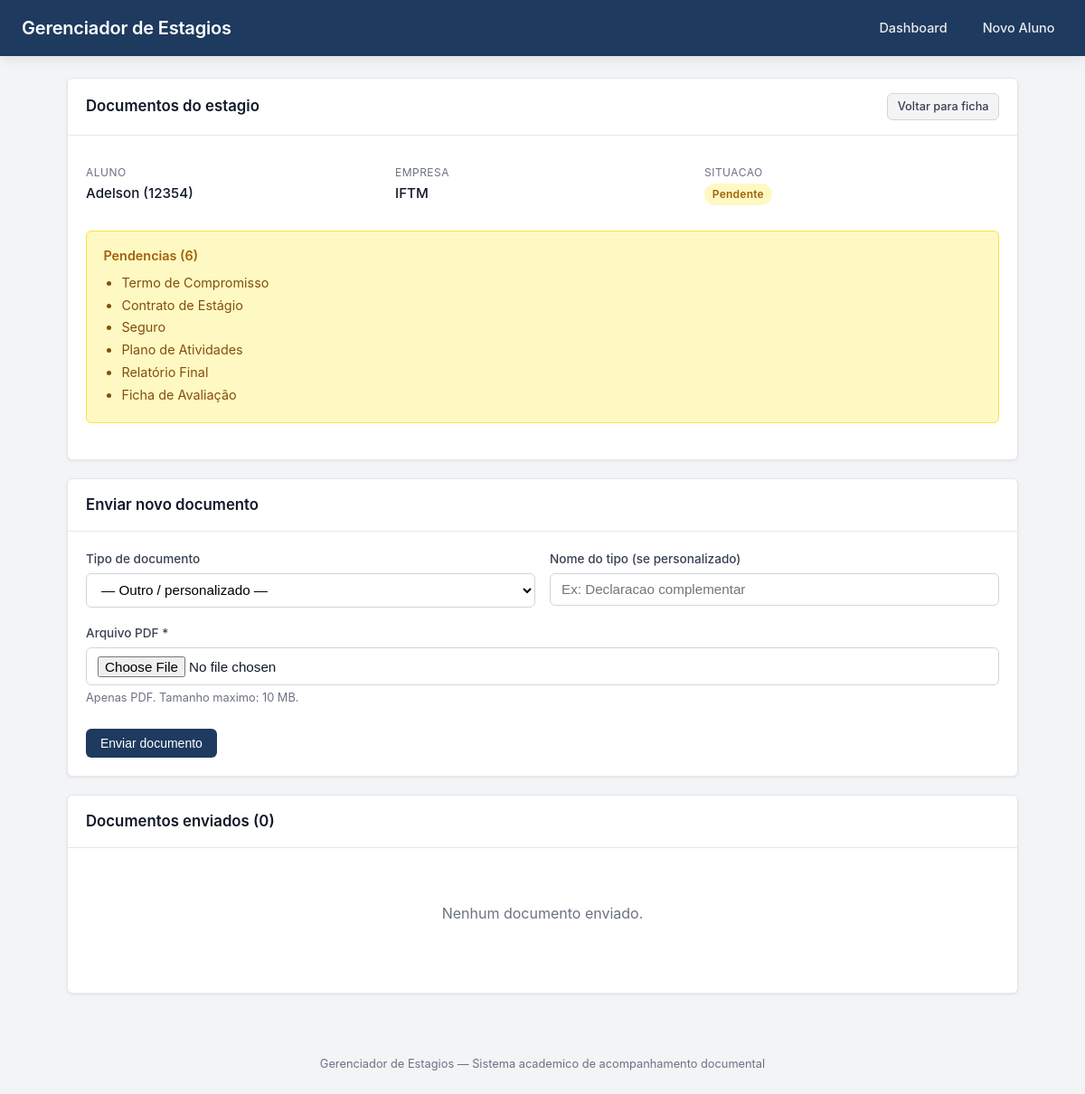
The app's page /documentos/1 with its own data.
### tables this page shows
CREATE TABLE alunos (
    id INTEGER PRIMARY KEY AUTOINCREMENT,
    nome TEXT NOT NULL,
    matricula TEXT NOT NULL UNIQUE,
    curso TEXT NOT NULL,
    created_at DATETIME DEFAULT CURRENT_TIMESTAMP,
    updated_at DATETIME DEFAULT CURRENT_TIMESTAMP
);

CREATE TABLE estagios (
    id INTEGER PRIMARY KEY AUTOINCREMENT,
    aluno_id INTEGER NOT NULL,
    empresa TEXT NOT NULL,
    inicio DATE NOT NULL,
    termino DATE,
    obrigatorio INTEGER NOT NULL DEFAULT 1,
    tipo TEXT,
    situacao TEXT DEFAULT "PENDENTE",
    created_at DATETIME DEFAULT CURRENT_TIMESTAMP,
    updated_at DATETIME DEFAULT CURRENT_TIMESTAMP,
    FOREIGN KEY (aluno_id) REFERENCES alunos(id) ON DELETE CASCADE
);

CREATE TABLE tipos_documento (
    id INTEGER PRIMARY KEY AUTOINCREMENT,
    nome TEXT NOT NULL UNIQUE,
    obrigatorio_para_obrigatorio INTEGER DEFAULT 1,
    obrigatorio_para_nao_obrigatorio INTEGER DEFAULT 0,
    descricao TEXT
);

### app.py (the view, shortened to what this page needs)
@app.route("/documentos/<int:estagio_id>", methods=["GET", "POST"])
def documentos(estagio_id):
    db = get_db()
    estagio = db.execute(
        """
        SELECT e.*, a.nome AS aluno_nome, a.matricula, a.id AS aluno_id
        FROM estagios e
        JOIN alunos a ON a.id = e.aluno_id
        WHERE e.id = ?
        """,
        (estagio_id,),
    ).fetchone()
    if not estagio:
        flash("Estagio nao encontrado.", "error")
        return redirect(url_for("index"))
    docs = db.execute(
        """
        SELECT d.*, td.nome AS tipo_nome
        FROM documentos d
        LEFT JOIN tipos_documento td ON td.id = d.tipo_documento_id
        WHERE d.estagio_id = ?
        ORDER BY d.data_envio DESC
        """,
        (estagio_id,),
    ).fetchall()
    tipos = db.execute(
        "SELECT id, nome FROM tipos_documento ORDER BY nome"
    ).fetchall()
    is_obrigatorio = bool(estagio["obrigatorio"])
    if is_obrigatorio:
        tipos_obrig = db.execute(
            "SELECT id, nome FROM tipos_documento WHERE obrigatorio_para_obrigatorio = 1"
        ).fetchall()
    else:
        tipos_obrig = db.execute(
            "SELECT id, nome FROM tipos_documento WHERE obrigatorio_para_nao_obrigatorio = 1"
        ).fetchall()
    enviados_ids = {d["tipo_documento_id"] for d in docs if d["tipo_documento_id"]}
    enviados_nomes = {d["tipo"].lower() for d in docs}
    pendencias = [
        t["nome"]
        for t in tipos_obrig
        if t["id"] not in enviados_ids and t["nome"].lower() not in enviados_nomes
    ]
    return render_template(
        "documentos.html",
        estagio=estagio,
        documentos=docs,
        tipos=tipos,
        pendencias=pendencias,
    )

### app.py (called while the page is built)
def get_db():
    if "db" not in g:
        g.db = sqlite3.connect(str(DATABASE))
        g.db.row_factory = sqlite3.Row
        g.db.execute("PRAGMA foreign_keys = ON")
    return g.db

### templates/documentos.html (shortened to what this page needs)
{% extends "base.html" %}
{% block content %}
<div class="card">
    <div class="card-header">
        <h2>Documentos do estagio</h2>
        <a href="{{ url_for('aluno', aluno_id=estagio.aluno_id) }}" class="btn btn-secondary btn-sm">Voltar para ficha</a>
    </div>
    <div class="card-body">
        <div class="info-grid mb-2">
            <div class="info-item">
                <div class="label">Aluno</div>
                <div class="value">{{ estagio.aluno_nome }} ({{ estagio.matricula }})</div>
            </div>
            <div class="info-item">
                <div class="label">Empresa</div>
                <div class="value">{{ estagio.empresa }}</div>
            </div>
            <div class="info-item">
                <div class="label">Situacao</div>
                <div class="value">
                    {% if estagio.situacao == "DOCUMENTACAO COMPLETA" %}
                        <span class="badge badge-success">Completa</span>
                    {% else %}
                        <span class="badge badge-warning">Pendente</span>
                    {% endif %}
                </div>
            </div>
        </div>
        {% if pendencias %}
        <div class="pendencias">
            <h3>Pendencias ({{ pendencias|length }})</h3>
            <ul>
                {% for p in pendencias %}
                <li>{{ p }}</li>
                {% endfor %}
            </ul>
        </div>
        {% else %}
        <div class="completo">
            Todos os documentos obrigatorios foram enviados.
        </div>
        {% endif %}
    </div>
</div>
<div class="card">
    <div class="card-header">
        <h2>Enviar novo documento</h2>
    </div>
    <div class="card-body">
        <form method="post" action="{{ url_for('documentos', estagio_id=estagio.id) }}" enctype="multipart/form-data">
            <div class="form-row">
                <div class="form-group">
                    <label for="tipo_documento_id">Tipo de documento</label>
                    <select id="tipo_documento_id" name="tipo_documento_id">
                        <option value="">— Outro / personalizado —</option>
                    </select>
                </div>
                <div class="form-group" id="tipo-livre-group">
                    <label for="tipo_livre">Nome do tipo (se personalizado)</label>
                    <input type="text" id="tipo_livre" name="tipo_livre" maxlength="100" placeholder="Ex: Declaracao complementar">
                </div>
            </div>
            <div class="form-group">
                <label for="arquivo">Arquivo PDF *</label>
                <input type="file" id="arquivo" name="arquivo" accept=".pdf,application/pdf" required>
                <p class="form-hint">Apenas PDF. Tamanho maximo: 10 MB.</p>
            </div>
            <div class="form-actions">
                <button type="submit" class="btn btn-primary">Enviar documento</button>
            </div>
        </form>
    </div>
</div>
<div class="card">
    <div class="card-header">
        <h2>Documentos enviados ({{ documentos|length }})</h2>
    </div>
    <div class="card-body">
        {% if documentos %}
        <div class="table-wrap">
            <table>
                <thead>
                    <tr>
                        <th>Tipo</th>
                        <th>Arquivo</th>
                        <th>Data de envio</th>
                        <th>Acoes</th>
                    </tr>
                </thead>
                <tbody>
                    {% for d in documentos %}
                    <tr>
                        <td>{{ d.tipo_nome or d.tipo }}</td>
                        <td class="text-sm">{{ d.nome_original or d.arquivo }}</td>
                        <td class="text-sm">{{ d.data_envio }}</td>
                        <td>
                            <div class="actions">
                                <a href="{{ url_for('visualizar', filename=d.arquivo) }}" target="_blank" class="btn btn-secondary btn-sm">Ver</a>
                                <a href="{{ url_for('download', filename=d.arquivo) }}" class="btn btn-secondary btn-sm">Baixar</a>
                                <form method="post" action="{{ url_for('excluir_documento', doc_id=d.id) }}" style="display:inline;">
                                    <button type="submit" class="btn btn-danger btn-sm" data-confirm="Remover este documento?">Excluir</button>
                                </form>
                            </div>
                        </td>
                    </tr>
                    {% endfor %}
                </tbody>
            </table>
        </div>
        {% else %}
        <div class="empty">
            <p>Nenhum documento enviado.</p>
        </div>
        {% endif %}
    </div>
</div>
{% endblock %}

### static/css/style.css (style rules this page uses)
:root { --primary: #1e3a5f; --primary-hover: #152a45; --secondary: #3b82f6; --success: #16a34a; --success-bg: #dcfce7; --warning: #ca8a04; --warning-bg: #fef9c3; --danger: #dc2626; --danger-bg: #fee2e2; --gray-50: #f9fafb; --gray-100: #f3f4f6; --gray-200: #e5e7eb; --gray-300: #d1d5db; --gray-500: #6b7280; --gray-700: #374151; --gray-900: #111827; --radius: 6px; --shadow: 0 1px 3px rgba(0, 0, 0, 0.08); --shadow-md: 0 4px 12px rgba(0, 0, 0, 0.08); }
* { box-sizing: border-box; margin: 0; padding: 0; }
body { font-family: -apple-system, BlinkMacSystemFont, "Segoe UI", Roboto, "Helvetica Neue", Arial, sans-serif; background: var(--gray-100); color: var(--gray-900); line-height: 1.5; min-height: 100vh; }
a { color: var(--secondary); text-decoration: none; }
.card { background: #fff; border-radius: var(--radius); box-shadow: var(--shadow); border: 1px solid var(--gray-200); margin-bottom: 1.25rem; }
.card-header { padding: 1rem 1.25rem; border-bottom: 1px solid var(--gray-200); display: flex; align-items: center; justify-content: space-between; gap: 1rem; flex-wrap: wrap; }
.card-header h2 { font-size: 1.05rem; font-weight: 600; color: var(--gray-900); }
.card-body { padding: 1.25rem; }
.btn { display: inline-flex; align-items: center; justify-content: center; gap: 0.35rem; padding: 0.5rem 1rem; font-size: 0.875rem; font-weight: 500; border: none; border-radius: var(--radius); cursor: pointer; text-decoration: none; transition: background 0.15s, color 0.15s; white-space: nowrap; }
.btn-primary { background: var(--primary); color: #fff; }
.btn-secondary { background: var(--gray-100); color: var(--gray-700); border: 1px solid var(--gray-300); }
.btn-sm { padding: 0.3rem 0.65rem; font-size: 0.8rem; }
.badge { display: inline-block; padding: 0.2rem 0.55rem; font-size: 0.75rem; font-weight: 600; border-radius: 999px; letter-spacing: 0.02em; }
.badge-warning { background: var(--warning-bg); color: #a16207; }
.form-group { margin-bottom: 1.1rem; }
.form-group label { display: block; font-size: 0.85rem; font-weight: 500; color: var(--gray-700); margin-bottom: 0.35rem; }
.form-group input[type="text"], .form-group input[type="date"], .form-group input[type="file"], .form-group select, .form-group textarea { width: 100%; padding: 0.55rem 0.75rem; border: 1px solid var(--gray-300); border-radius: var(--radius); font-size: 0.95rem; outline: none; transition: border-color 0.15s; background: #fff; }
.form-row { display: grid; grid-template-columns: 1fr 1fr; gap: 1rem; }
.form-actions { display: flex; gap: 0.75rem; margin-top: 1.5rem; flex-wrap: wrap; }
.form-hint { font-size: 0.8rem; color: var(--gray-500); margin-top: 0.25rem; }
.info-grid { display: grid; grid-template-columns: repeat(auto-fit, minmax(200px, 1fr)); gap: 1rem; }
.info-item { padding: 0.75rem 0; }
.info-item .label { font-size: 0.75rem; text-transform: uppercase; letter-spacing: 0.04em; color: var(--gray-500); margin-bottom: 0.15rem; }
.info-item .value { font-size: 0.95rem; font-weight: 500; color: var(--gray-900); }
.pendencias { background: var(--warning-bg); border: 1px solid #fde047; border-radius: var(--radius); padding: 1rem 1.15rem; margin-bottom: 1.25rem; }
.pendencias h3 { font-size: 0.9rem; font-weight: 600; color: #a16207; margin-bottom: 0.5rem; }
.pendencias ul { margin: 0; padding-left: 1.25rem; color: #854d0e; font-size: 0.9rem; }
.pendencias li { margin-bottom: 0.2rem; }
.empty { text-align: center; padding: 2.5rem 1rem; color: var(--gray-500); }
.empty p { margin-bottom: 1rem; }
.mb-2 { margin-bottom: 1rem; }

### records on screen
alunos: aluno_nome "Adelson", matricula "12354"
estagios: empresa "IFTM"
tipos_documento: nome "Termo de Compromisso"
tipos_documento: nome "Contrato de Estágio"
tipos_documento: nome "Seguro"
tipos_documento: nome "Plano de Atividades"
tipos_documento: nome "Relatório Final"
tipos_documento: nome "Ficha de Avaliação"

### other values on screen
{{ pendencias|length }} "6"
{{ documentos|length }} "0"
